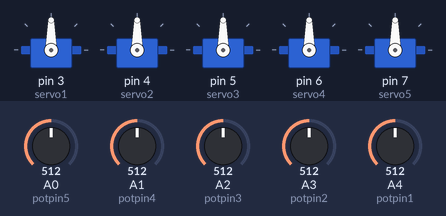
This sketch was run on a simulated Arduino Uno, built with avr-gcc and run on an emulated ATmega328P. On the bench: 5 × servo. The test bench sets the inputs (shaded band); at power-on: A0 (potpin5) = 512, A1 (potpin4) = 512, A2 (potpin3) = 512, A3 (potpin2) = 512, A4 (potpin1) = 512.

Above: at 1.2 s.
1.3 s: A0 (potpin5) set to 716
At 2.2 s:
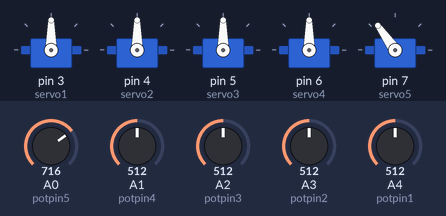
2.8 s: A1 (potpin4) set to 716
At 3.4 s:
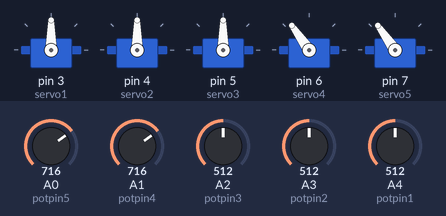
4.3 s: A2 (potpin3) set to 716
At 4.6 s:
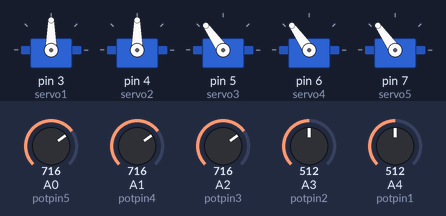
5.8 s: A3 (potpin2) set to 716
At 7.0 s:
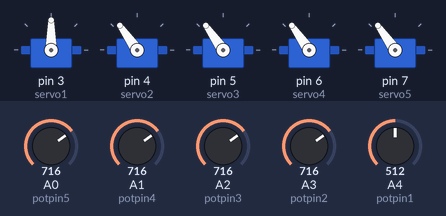
7.3 s: A4 (potpin1) set to 716
At 7.7 s:
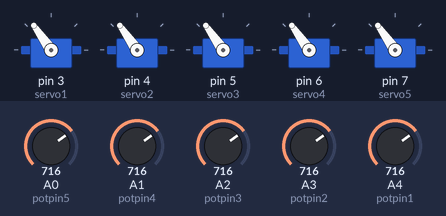
8.8 s: A0 (potpin5) set to 992
At 10.1 s:
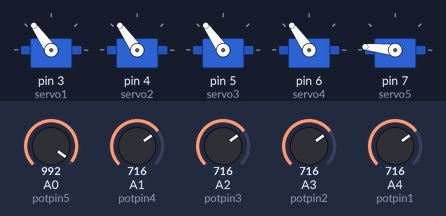
Timing chart, 0 to 11.3 s (numbered marks = the images above; inputs shaded):
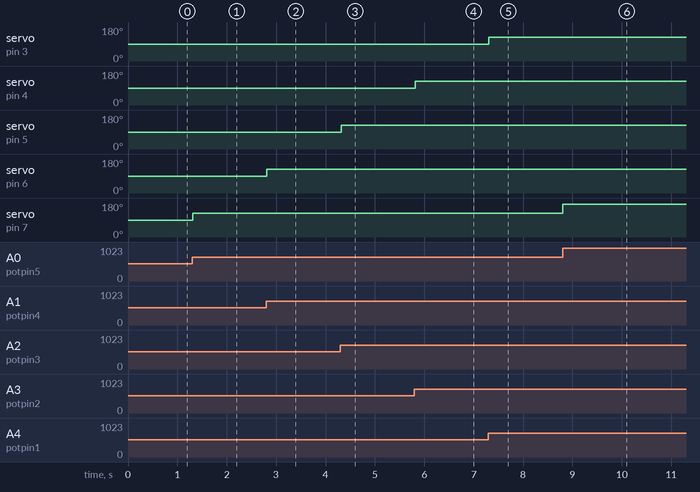

Measured:
- after the input at 1.3 s, servo on pin 7 (servo5): 90° → 125° at once
- after the input at 2.8 s, servo on pin 6 (servo4): 90° → 125° at once
- after the input at 4.3 s, servo on pin 5 (servo3): 90° → 125° at once
- after the input at 5.8 s, servo on pin 4 (servo2): 90° → 125° at once
- after the input at 7.3 s, servo on pin 3 (servo1): 90° → 125° at once
- after the input at 8.8 s, servo on pin 7 (servo5): 125° → 174° at once

The sketch:

5_servo_motors_by_using_potentiometer1.ino
```cpp
#include <Servo.h>

Servo servo1;
Servo servo2;
Servo servo3;
Servo servo4;
Servo servo5;

int val;
int va2;
int va3;
int va4;
int va5;

int potpin1 = A4;
int potpin2 = A3;
int potpin3 = A2;
int potpin4 = A1;
int potpin5 = A0;

void setup()
{
servo1.attach(3);
servo2.attach(4);
servo3.attach(5);
servo4.attach(6);
servo5.attach(7);
}

void loop()
{
val = analogRead(potpin1);
va2 = analogRead(potpin2);
va3 = analogRead(potpin3);
va4 = analogRead(potpin4);
va5 = analogRead(potpin5);

  // remap the values to degree range which is 0 - 180
val = map(val, 0, 1023, 0, 180);
va2 = map(va2, 0, 1023, 0, 180);
va3 = map(va3, 0, 1023, 0, 180);
va4 = map(va4, 0, 1023, 0, 180);
va5 = map(va5, 0, 1023, 0, 180);

  //give the order to move to the servo for each pin

  servo1.write(val);
  servo2.write(va2);
  servo3.write(va3);
  servo4.write(va4);
  servo5.write(va5);

  delay(15);
}
```
